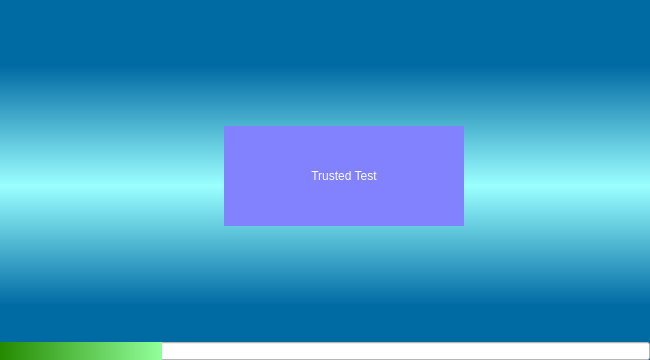
<?xml version="1.0" encoding="UTF-8"?>
<ui version="4.0">
 <class>Form</class>
 <widget class="QWidget" name="Form">
  <property name="geometry">
   <rect>
    <x>0</x>
    <y>0</y>
    <width>650</width>
    <height>360</height>
   </rect>
  </property>
  <property name="minimumSize">
   <size>
    <width>650</width>
    <height>360</height>
   </size>
  </property>
  <property name="windowTitle">
   <string>TrustedTest</string>
  </property>
  <property name="windowIcon">
   <iconset>
    <normaloff>App.png</normaloff>App.png</iconset>
  </property>
  <property name="styleSheet">
   <string notr="true">background-color: qlineargradient(spread:reflect, x1:0.523, y1:0.0397727, x2:0.522682, y2:0.516, stop:0.301136 rgba(0, 106, 163, 255), stop:1 rgba(155, 255, 255, 255));</string>
  </property>
  <widget class="QProgressBar" name="progressBar">
   <property name="geometry">
    <rect>
     <x>0</x>
     <y>342</y>
     <width>650</width>
     <height>18</height>
    </rect>
   </property>
   <property name="styleSheet">
    <string notr="true">QProgressBar{
background-color: rgb(255, 255, 255);
}
QProgressBar::chunk{
background-color: qlineargradient(spread:pad, x1:0, y1:0, x2:1, y2:0, stop:0 rgba(36, 138, 0, 255), stop:1 rgba(146, 255, 155, 255));
}</string>
   </property>
   <property name="value">
    <number>25</number>
   </property>
   <property name="textVisible">
    <bool>false</bool>
   </property>
  </widget>
  <widget class="QLabel" name="label_2">
   <property name="geometry">
    <rect>
     <x>0</x>
     <y>0</y>
     <width>650</width>
     <height>360</height>
    </rect>
   </property>
   <property name="text">
    <string/>
   </property>
   <property name="pixmap">
    <pixmap>../../../../Desktop/Data/Pics/131013_abstract_blue_and_white_triangle_geometric_background_vector.jpg</pixmap>
   </property>
   <property name="scaledContents">
    <bool>true</bool>
   </property>
  </widget>
  <widget class="QLabel" name="label_3">
   <property name="geometry">
    <rect>
     <x>224</x>
     <y>126</y>
     <width>240</width>
     <height>100</height>
    </rect>
   </property>
   <property name="styleSheet">
    <string notr="true">font: 28pt &quot;Calibri&quot;;
background-color: rgb(130, 130, 255);
color: rgb(255, 255, 255);</string>
   </property>
   <property name="text">
    <string>Trusted Test</string>
   </property>
   <property name="alignment">
    <set>Qt::AlignCenter</set>
   </property>
  </widget>
  <zorder>label_2</zorder>
  <zorder>progressBar</zorder>
  <zorder>label_3</zorder>
 </widget>
 <resources/>
 <connections/>
</ui>
